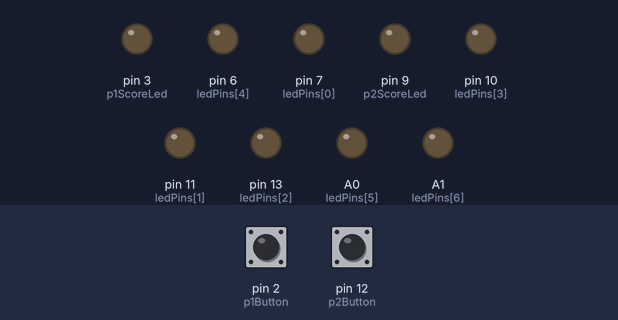
A sketch run on a simulated Arduino Uno, built with avr-gcc and run on an emulated ATmega328P. On the bench: output pins drawn as LEDs (lit = HIGH). Dashed ring = blinking. Inputs (shaded band) come from the test bench; at power-on: pin 2 (p1Button) HIGH, pin 12 (p2Button) HIGH. Random numbers use the default seed unless the sketch sets one.

Above: at 1.2 s.
1.3 s: pin 2 (p1Button) pulsed LOW 2 times (0.12 s each, 0.3 s apart)
At 2.7 s:
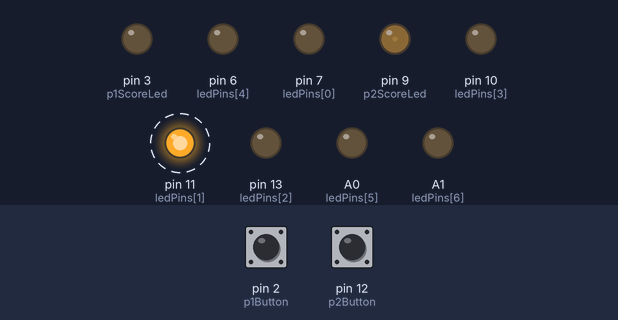
4.3 s: pin 2 (p1Button) pulled LOW for 0.15 s
At 5.1 s:
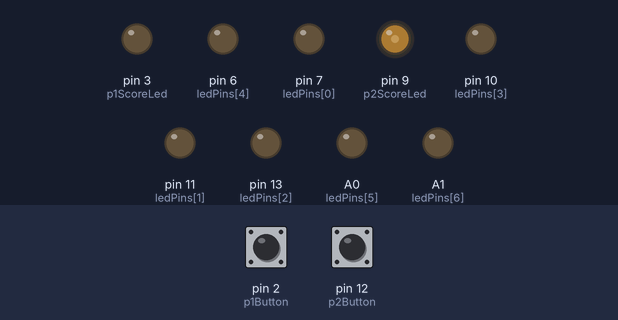
7.3 s: pin 12 (p2Button) pulled LOW for 0.15 s
At 8.4 s:
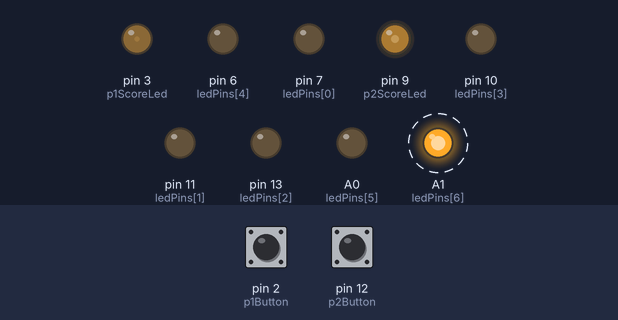
10.3 s: pin 2 (p1Button) pulled LOW for 1 s
At 11.4 s:
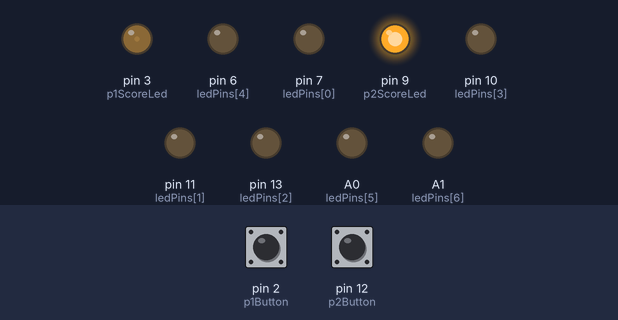
16.8 s: pin 12 (p2Button) pulled LOW for 1 s
At 17.88 s:
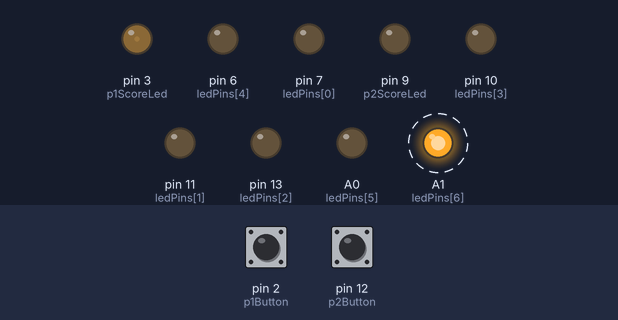
19.8 s: pin 2 (p1Button) pulled LOW for 0.15 s
At 20.6 s:
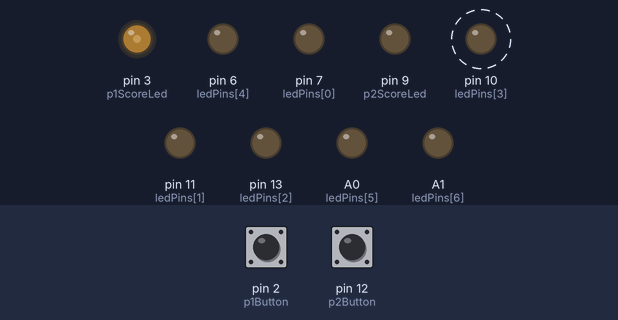
Timing chart, 0 to 23.8 s (numbered marks = the images above; inputs shaded):
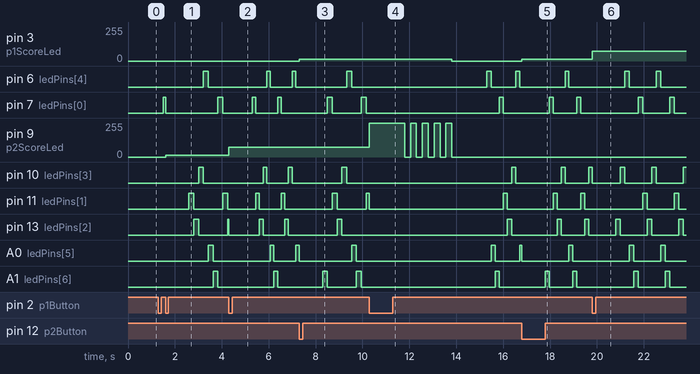

The sketch:

LightStop.ino
```cpp
// --- Game Track Settings ---
const int numLeds = 7;
const int ledPins[numLeds] = {7, 11, 13, 10, 6, A0, A1};
const int targetIndex = 3; // Index 3 is Pin 10 (Your target light)

// --- Player Settings ---
const int p1Button = 2;
const int p2Button = 12;
const int p1ScoreLed = 3;  // PWM Pin (Blue Score)
const int p2ScoreLed = 9;  // PWM Pin (Red Score)

int p1Score = 0;
int p2Score = 0;

// Perceptual brightness lookup table (0, 1, 2, 3 points)
const int brightnessLevels[4] = {0, 15, 75, 255};

// --- State Machine Configuration ---
enum GameState { STARTUP, PLAYING, ROUND_OVER, GAME_OVER };
GameState currentState = STARTUP;

unsigned long stateTimer = 0;
unsigned long lastMoveTime = 0;
int moveSpeed = 150;              // Will be randomized between 100 and 250
int currentLed = 0;               // Will be randomized between 0 and 6

// Input tracking
bool p1LastState = HIGH;
bool p2LastState = HIGH;

// Win animation helpers
int flashCounter = 0;
bool flashState = false;

void setup() {
  // Generate true randomness by reading the electrical noise on an unused pin
  randomSeed(analogRead(A2));

  // Initialize track pins and force them LOW immediately
  for (int i = 0; i < numLeds; i++) {
    pinMode(ledPins[i], OUTPUT);
    digitalWrite(ledPins[i], LOW);
  }

  pinMode(p1ScoreLed, OUTPUT);
  pinMode(p2ScoreLed, OUTPUT);

  pinMode(p1Button, INPUT_PULLUP);
  pinMode(p2Button, INPUT_PULLUP);

  // Clear scores and update score LEDs to completely off
  p1Score = 0;
  p2Score = 0;
  updateScores();

  // Prime the button history to actual hardware state at boot
  p1LastState = digitalRead(p1Button);
  p2LastState = digitalRead(p2Button);

  // Set our state machine to startup mode
  currentState = STARTUP;
  stateTimer = millis();
}

void loop() {
  // 1. ALWAYS READ INPUTS EVERY FRAME (Edge Detection)
  bool p1State = digitalRead(p1Button);
  bool p1Pressed = (p1State == LOW && p1LastState == HIGH);
  p1LastState = p1State;

  bool p2State = digitalRead(p2Button);
  bool p2Pressed = (p2State == LOW && p2LastState == HIGH);
  p2LastState = p2State;

  // 2. RUN THE GAME STATE MACHINE
  switch (currentState) {

    case STARTUP:
      for (int i = 0; i < numLeds; i++) {
        digitalWrite(ledPins[i], LOW);
      }

      // Once 1.5 seconds passes, start the game fairly!
      if (millis() - stateTimer > 1500) {
        currentState = PLAYING;

        // RANDOMIZE ROUND 1
        currentLed = random(0, numLeds); // Random LED from 0 to 6
        moveSpeed = random(100, 251);    // Random speed from 100ms to 250ms

        digitalWrite(ledPins[currentLed], HIGH);
        lastMoveTime = millis();
      }
      break;

    case PLAYING:
      // Move the light across the track linearly
      if (millis() - lastMoveTime > moveSpeed) {
        digitalWrite(ledPins[currentLed], LOW);
        currentLed = (currentLed + 1) % numLeds;
        digitalWrite(ledPins[currentLed], HIGH);
        lastMoveTime = millis();
      }

      // Check Player 1 Input
      if (p1Pressed) {
        if (currentLed == targetIndex) {
          p1Score++; // Hit!
        } else {
          p2Score++; // Miss! Penalty to Red
        }
        updateScores();
        triggerRoundOver();
      }
      // Check Player 2 Input
      else if (p2Pressed) {
        if (currentLed == targetIndex) {
          p2Score++; // Hit!
        } else {
          p1Score++; // Miss! Penalty to Blue
        }
        updateScores();
        triggerRoundOver();
      }
      break;

    case ROUND_OVER:
      // Holds the round-over state for 1 second without freezing the processor
      if (millis() - stateTimer > 1000) {
        if (p1Score >= 3 || p2Score >= 3) {
          currentState = GAME_OVER;
          stateTimer = millis();
          flashCounter = 0;
          flashState = false;
        } else {
          currentState = PLAYING;

          // RANDOMIZE NEXT ROUND
          currentLed = random(0, numLeds);
          moveSpeed = random(100, 251);

          digitalWrite(ledPins[currentLed], HIGH);
          lastMoveTime = millis();
        }
      }
      break;

    case GAME_OVER:
      // Non-blocking win animation: Flash the winner's score LED
      if (millis() - stateTimer > 250) {
        stateTimer = millis();
        int winnerPin = (p1Score >= 3) ? p1ScoreLed : p2ScoreLed;

        flashState = !flashState;
        analogWrite(winnerPin, flashState ? 255 : 0);
        flashCounter++;

        // Reset the entire game cabinet after 5 complete flashes
        if (flashCounter >= 10) {
          p1Score = 0;
          p2Score = 0;
          updateScores();
          currentState = STARTUP;
          stateTimer = millis();
        }
      }
      break;
  }
}

// Safely updates the score LED brightness maps
void updateScores() {
  analogWrite(p1ScoreLed, brightnessLevels[constrain(p1Score, 0, 3)]);
  analogWrite(p2ScoreLed, brightnessLevels[constrain(p2Score, 0, 3)]);
}

// Clears track cleanly and shifts the state machine to Round Over
void triggerRoundOver() {
  currentState = ROUND_OVER;
  stateTimer = millis();
  for (int i = 0; i < numLeds; i++) {
    digitalWrite(ledPins[i], LOW);
  }
}
```

Measured:
- after the input at 1.3 s, pin 9 (p2ScoreLed): 0/255 → 15/255 after 0.30 s
- after the input at 4.3 s, pin 9 (p2ScoreLed): 15/255 → 75/255 at once
- after the input at 7.3 s, pin 3 (p1ScoreLed): 0/255 → 15/255 at once
- after the input at 10.3 s, pin 3 (p1ScoreLed): 15/255 → 0/255 after 3.5 s; pin 9 (p2ScoreLed): 75/255 → 255/255 at once, then repeats every 0.50 s: 0/255 0.25 s, 255/255 0.25 s, until it stays 0/255 from 13.8 s
- after the input at 16.8 s, pin 3 (p1ScoreLed): 0/255 → 15/255 at once
- after the input at 19.8 s, pin 3 (p1ScoreLed): 15/255 → 75/255 at once
